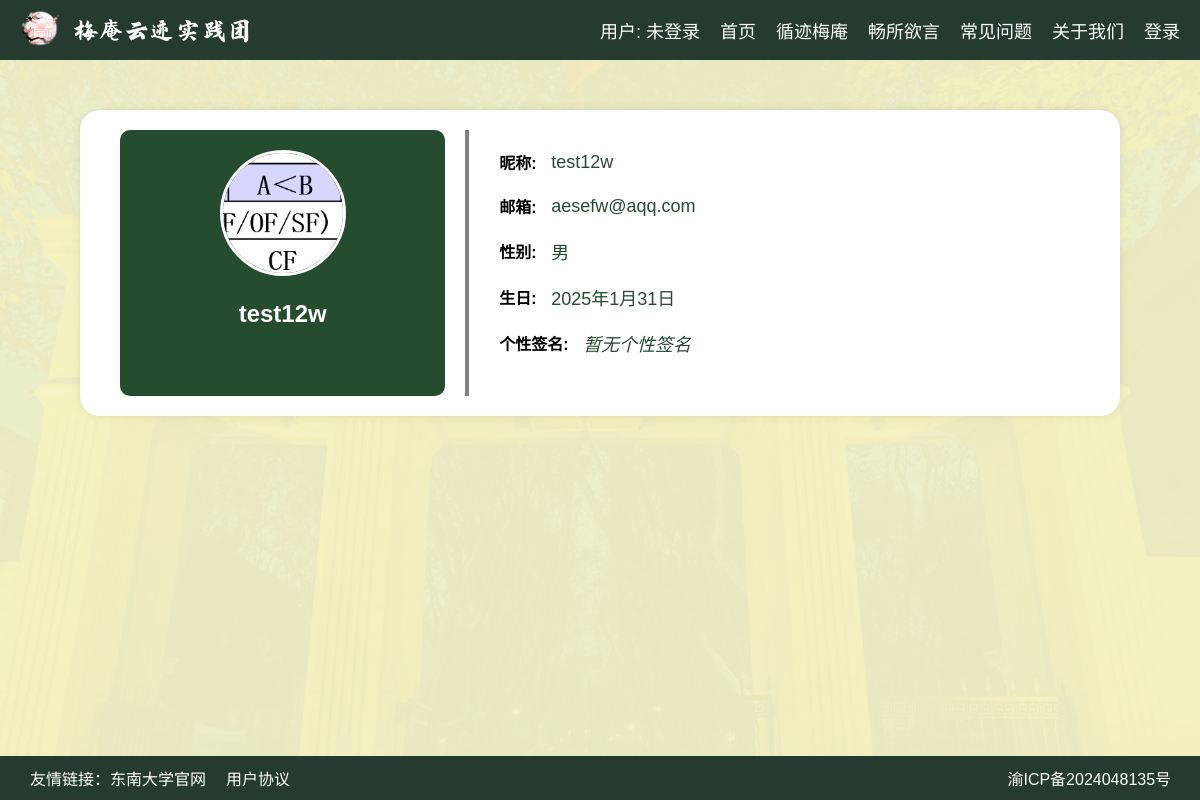
The app's page /profile/2/ with its own data.
### home/models.py (models this page shows, shortened)
class UserProfile(models.Model):
    owner = models.OneToOneField(User, on_delete=models.CASCADE,verbose_name='用户')#包含基础的User，如用户名和密码
    nick_name = models.CharField('昵称',max_length=20,blank=True,default='')#昵称
    USER_GENDER_TYPE=(
        ('0','请选择'),('male','男'),('female','女'),('others','其他'),)
    gender=models.CharField('性别',max_length=8,choices=USER_GENDER_TYPE,default='0')
    birthday=models.DateField('出生日期',null=True,blank=True)
    image=models.ImageField(verbose_name='头像',upload_to=user_directory_path,default='home/user_img/default.png',max_length=100,blank=True,null=True)
    sign=models.TextField('个性签名',max_length=100,null=True,blank=True,default='')

### home/views.py (the view)
# urls.py: path('profile/<int:userid>/',views.user_profile_view,name='userprofile'),
def user_profile_view(request:HttpRequest,userid:int):
    user_profile1=None # 需要展现的userprofile
    if request.user.is_authenticated:
        if request.user.id==userid and (not request.user.is_superuser):
            user_profile1 = get_object_or_404(UserProfile, owner=request.user)
            if user_profile1 is not None:
                context=default_context(request)
                context.update({
                    'current_userprofile': user_profile1,
                    'current_user':get_object_or_404(User,id=userid),
                })
                return render(request, 'home/userprofile.html', context)
        else:
            user0=get_object_or_404(User,id=userid)
            user_profile1=get_object_or_404(UserProfile,owner=user0)
            if user_profile1 is not None:
                context=default_context(request)
                context.update({
                    'current_userprofile': user_profile1,
                    'current_user':user0,
                })
            return render(request, 'home/userprofile.html', context)
    elif (not request.user.is_authenticated) or request.user.id!=userid:
        user0=get_object_or_404(User,id=userid)
        user_profile1=get_object_or_404(UserProfile,owner=user0)
        if user_profile1 is not None:
            context=default_context(request)
            context.update({
                'current_userprofile': user_profile1,
                'current_user':user0,
            })
            return render(request, 'home/userprofile.html', context)
    else:
        print('错误！')
        return redirect('home:login_prompt')

### home/views.py (called while the page is built)
def get_userprofile(request:HttpRequest):
    nickname=None
    user_profile=None
    if request.user.is_authenticated and (not request.user.is_superuser):
        try:
            user_profile = UserProfile.objects.get(owner=request.user)
            nickname = user_profile.nick_name
        except UserProfile.DoesNotExist:
            nickname='None'
    elif request.user.is_superuser:
        nickname=request.user.username
    return nickname, user_profile

def default_context(request:HttpRequest):
    nickname,userprofile=get_userprofile(request)
    d={'nick_name':nickname,
       'user':request.user,
       'userprofile':userprofile,}
    return d

### home/templates/home/userprofile.html (shortened to what this page needs)
{% extends 'home/base.html' %}
{% load static %}
{% block otherstyles %}
    <link rel="stylesheet" href="{% static 'home/styles/userprofile.css' %}">
{% endblock otherstyles %}
{% block content %}
    <div class="container">
        <div class="left-side">
            <div class="avatar">
                <img src="{{ MEDIA_URL }}{{ current_userprofile.image.url }}" alt="头像" class="avatar-img">
            </div>
            <div class="nickname">
                <h2>{{ current_userprofile.nick_name }}</h2>
            </div>
        </div>
        <div class="divider"></div>
        <div class="right-side">
            <div class="info-item">
                <label>昵称:</label>
                <span>{{ current_userprofile.nick_name }}</span>
            </div>
            <div class="info-item">
                <label>邮箱:</label>
                <span>{{ current_user.email }}</span>
            </div>
            <div class="info-item">
                <label>性别:</label>
                <span>{{ current_userprofile.get_gender_display }}</span>
            </div>
            <div class="info-item">
                <label>生日:</label>
                <span>{{ current_userprofile.birthday }}</span>
            </div>
            <div class="info-item">
                <label>个性签名:</label>
                <span>
                    {% if current_userprofile.sign %}
                        {{ current_userprofile.sign }}
                    {% else %}
                        <i>暂无个性签名</i>
                    {% endif %}
                </span>
            </div>
        </div>
    </div>
{% endblock content %}

### home/templates/home/base.html (shortened to what this page needs)
<!DOCTYPE html>
<html lang="zh-CN">
{% load static %}
<head>
    <link rel="stylesheet" href="{% static 'home/styles/mainstyle.css' %}">
    {% block otherstyles %}{% endblock otherstyles %}
</head>
<body>
    <header>
        <div class='group' style="display: inline-block;">
            <a href="{% url 'home:index' %}"><img src="{% static 'home/img/icon.png' %}" alt="Logo" id="logo"></a>
             <a href="{% url 'home:index' %}"><img src="{% static 'home/img/logotext.png' %}" alt="logotext" id="logotext"></a>
        </div>
        <nav>
            {% if user.is_authenticated %}
                <a href="{% if user.is_superuser %}{% url 'admin:index' %}{% else %}{% url 'home:userprofile' userid=user.id %}{% endif %}"
                {% if user.is_superuser %}
                    class="nav-text"
                {% endif %}
                >
                    {% if user.is_superuser %}
                        用户：ADMIN
                    {% else %}
                        <img src="{{ userprofile.image.url }}" alt="头像" id="avatar">
                    {% endif %}
                </a>
            {% else %}
                <a href="{% url 'home:login' %}" class="nav-text">用户: 未登录</a>
            {% endif %}
            <a href="{% url 'home:index' %}" class="nav-text">首页</a>
            <a href="{% url 'home:findmeian' %}" class="nav-text">循迹梅庵</a>
            {% if user.is_superuser %}
                <a href="{% url 'home:comment-management' %}" class="nav-text">评论管理</a>
            {% else %}
                <a href="{% url 'home:freetotalk' %}" class="nav-text">畅所欲言</a>
            {% endif %}
            <a href="{% url 'home:question' %}" class="nav-text">常见问题</a>
            <a href="{% url 'home:about' %}" class="nav-text">关于我们</a>
            {% if user.is_authenticated %}
                <a href="javascript:void(0);" onclick="showLogoutDialog();" class="nav-text">退出登录</a>
            {% else %}
                <a href="{% url 'home:login' %}" class="nav-text">登录</a>
            {% endif %}
        </nav>
    </header>
    <div class="header-avoid"></div>
    <main class="content">
        {% block content %}{% endblock content %}
    </main>
    <footer>
        <span class="left">
            <a href="https://www.seu.edu.cn" target="_blank">友情链接：东南大学官网</a>
            <a href="{% url 'home:user-agreement' %}" target="_blank">用户协议</a>
        </span>
        <a class="right" href="https://beian.miit.gov.cn/" target="_blank">渝ICP备2024048135号&nbsp;&nbsp;</a>
    </footer>
    <br><br>
</body>
</html>

### home/static/home/styles/mainstyle.css (style rules this page uses)
html { overflow-x: hidden; }
body::before { content: ""; position:fixed; top: 0; left: 0; right: 0; bottom: 0; width: 100%; background-color: rgba(235, 239, 175,0.5); z-index: -1; }
body { font-family: Arial, sans-serif; margin: 0; padding: 0; background-image: url("../img/background.png"); background-size: cover; background-repeat: no-repeat; background-attachment: fixed; }
header { display: flex; justify-content: space-between; align-items: center; background-color: #263b30; color: white; padding: 10px 20px; position:fixed; width: 100vw; height: 40px; top:0; z-index: 1000; }
header #logo { width: 40px; height: 40px; }
header #logotext { height: 40px; }
nav { display: flex; gap: 20px; margin-right: 40px; align-items: center; }
nav a.nav-text { color: white; text-decoration: none; font-size: 18px; }
.header-avoid { margin: 30px; height: 20px; }
footer { display: flex; justify-content: space-between; align-items: center; background-color: #263b30; color: white; padding: 10px 20px; bottom: 0px; left: 0; width: 100vw; position: fixed; z-index: 1000; }
footer .left { text-align: left; display: flex; }
footer .right { text-align: right; margin-right: 40px; }
footer a { color: white; text-decoration: none; margin-left: 10px; margin-right:10px; }

### home/static/home/styles/userprofile.css (style rules this page uses)
.container { display: flex; padding: 20px; justify-content: space-between; max-width: 1000px; margin: 60px auto; background-color: white; box-shadow: 0 0 10px rgba(0, 0, 0, 0.1); border-radius: 20px; }
.left-side { flex: 1; background-color: #264c30; color: white; text-align: center; padding: 20px; border-radius: 10px; margin:0 20px; }
.avatar { margin-bottom: 20px; }
.avatar-img { width: 120px; height: 120px; border-radius: 50%; object-fit: cover; border: 3px solid #fff; }
.nickname h2 { margin: 0; font-size: 24px; }
.right-side { flex: 2; padding: 20px; margin: 0 10px; }
.info-item { margin-bottom: 20px; }
.info-item label { font-weight: bold; margin-right: 10px; }
.info-item span { font-size: 18px; color: #333; }
.divider { margin: none; border:2px solid gray; }
.info-item label, .info-item span { display: inline-block; vertical-align: middle; }
.info-item span { color: #264c30; }

### home/templates/home/base.html (style rules this page uses)
.content { opacity: 0; transition: opacity 0.5s ease-in-out; }
.content.fade-in { opacity: 1; }

### records on screen
UserProfile: image (placeholder picture), nick_name "test12w", gender "男", birthday "2025年1月31日"

### other values on screen
{{ current_user.email }} "aesefw@aqq.com"
